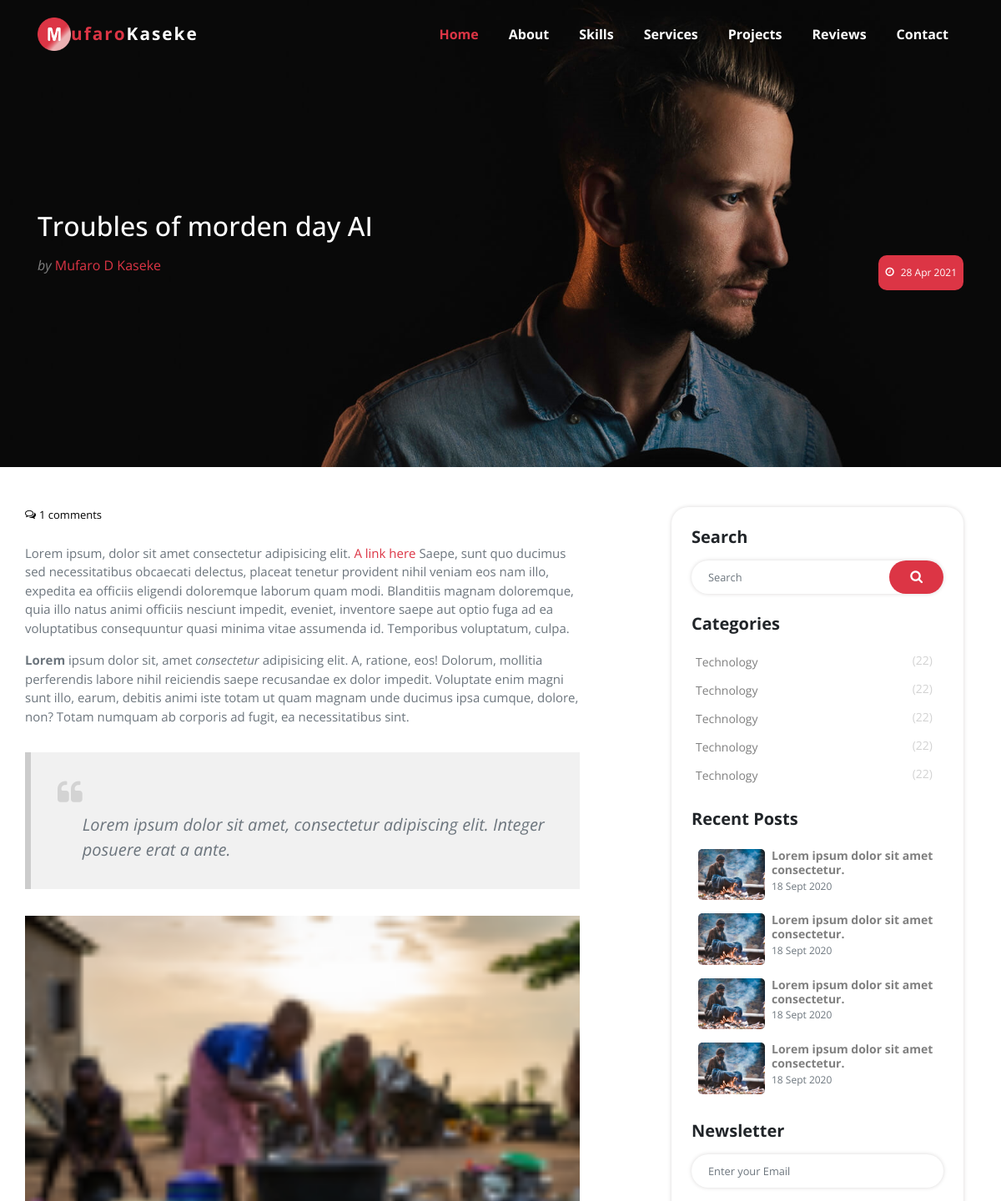
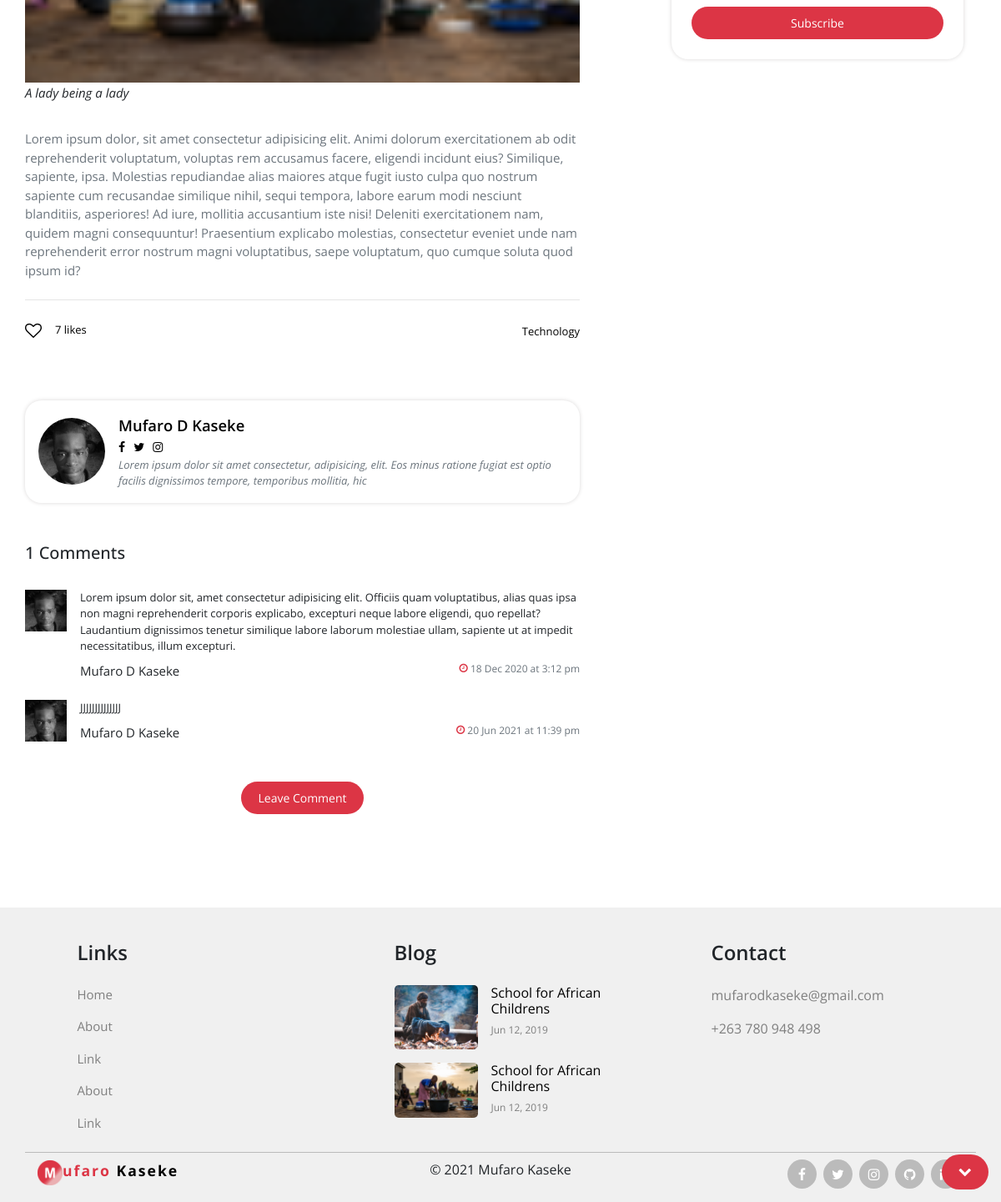
Screenshot of /blog/post.php?id=post-6089f22cb239a with the database file from the repository (2 pictures, top to bottom).
### tables this page shows
CREATE TABLE `blog_posts` (
  `ID` int(11) NOT NULL,
  `post_id` varchar(255) NOT NULL,
  `post_title` varchar(255) NOT NULL,
  `post_summary` varchar(255) NOT NULL,
  `post_author` varchar(255) NOT NULL,
  `post_content` varchar(10000) NOT NULL,
  `post_likes` int(11) NOT NULL DEFAULT '0',
  `post_categories` varchar(255) NOT NULL,
  `post_pic` varchar(255) NOT NULL,
  `post_cmnts` int(255) NOT NULL,
  `post_date` datetime DEFAULT CURRENT_TIMESTAMP
);

CREATE TABLE `blog_authors` (
  `ID` int(11) NOT NULL,
  `author_id` varchar(255) NOT NULL,
  `author_name` varchar(255) NOT NULL,
  `author_pic` varchar(255) NOT NULL,
  `author_bio` varchar(255) NOT NULL,
  `author_fb` varchar(255) NOT NULL,
  `author_twitter` varchar(255) NOT NULL,
  `author_instagram` varchar(255) NOT NULL,
  `entry_date` datetime NOT NULL DEFAULT CURRENT_TIMESTAMP
);

CREATE TABLE `blog_comments` (
  `ID` int(11) NOT NULL,
  `cmnt_id` varchar(255) NOT NULL,
  `cmnt_post_id` varchar(255) NOT NULL,
  `cmnt_author` varchar(255) NOT NULL,
  `cmnt_email` varchar(255) NOT NULL,
  `cmnt_content` varchar(255) NOT NULL,
  `cmnt_pic` varchar(255) NOT NULL,
  `cmnt_date` datetime NOT NULL DEFAULT CURRENT_TIMESTAMP
);

### blog/post.php (the view, shortened to what the rows shown need)
<?php
require "includes/blog_functions.php";
if (isset($_GET['id'])) {
  $post_id = $_GET['id'];
  $post = getSinglePost($conn ,$post_id);
} else {
}
?>
<!DOCTYPE html>
<html lang="en">
<head>
    <link rel="stylesheet" type="text/css" href="../lib/bootstrap/bootstrap.min.css">
    <link rel="stylesheet" type="text/css" href="../lib/icomoon/icomoon.css">
    <link rel="stylesheet" type="text/css" href="../lib/animate/animate.css">
    <link rel="stylesheet" type="text/css" href="../css/style.css">
    <link rel="stylesheet" type="text/css" href="../css/blog.css">
    <link rel="stylesheet" type="text/css" href="../css/responsive.css">
  </head>
  <body id="blog-full-page" data-spy="scroll" data-target="#mainNav">
    <main>
    <section class="breadcrumbs" style="background-image: url('./img/<?php echo $post['post_pic'];?>');">
      <div class="container">
        <div class="row flex-column justify-content-center">
          <nav aria-label="breadcrumb">
            <h2><?php echo $post['post_title'];?></h2>
            <a href="#" class="author"><i>by </i><?php echo $post['post_author'];?></a>
            <span class="date"><i class="icon-clock-o mr-2"></i><?php echo formatDate($post['post_date']);?></span>
          </nav>
        </div>
      </div>
    </section>
    <section class="blog">
      <div class="container">
        <div class="row justify-content-between">
          <div class="col-lg-7 blog-entries">
            <article id="<?php echo $post['post_id'];?>" class="card single-entry panel post">
              <div class="card-body pt-0">
                <div class="post-info">
                  <a href="" class="comments"><i class="icon-comments-o"></i><?php echo $post['post_cmnts'];?> comments</a>
                </div>
                <div class="post-body">
                  <?php
                    echo $post['post_content'];
                  ?>
                </div>
                <ul class="nav justify-content-between">
                  <li>
                    <a href="" like-action="<?php
                    if(postIsLiked($post_id)) {
                      echo "unlike";
                    } else {
                      echo "like";
                    }
                    ?>" class="post-likes <?php if(postIsLiked($post_id)) echo "liked";?> d-flex align-items-center">
                      <i class="<?php
                      if(postIsLiked($post_id)) {
                        echo "icon-heart";
                      } else {
                        echo "icon-heart-o";
                      }
                      ?> mr-3"></i><?php
                      if(postIsLiked($post_id)) {
                        echo($post['post_likes'] - 1);
                      } else {
                        echo $post['post_likes'];
                      }?> likes<span> and you.</span>
                    </a>
                  </li>
                </ul>
              </div>
            </article>
            <?php
            $author = getAuthor($conn ,$post['post_author']);
            ?>
            <div class="post-author d-flex panel">
              <img src="<?php echo $author['author_pic'];?>" alt="">
              <div class="author-info">
                <a href="#" class="author-name"><?php echo $author['author_name'];?></a>
                <ul class="nav author-social">
                  <li>
                  </li>
                  <li>
                  </li>
                  <li>
                  </li>
                </ul>
                <p class="text-muted author-bio mb-0"><?php echo $author['author_bio'];?></p>
              </div>
            </div>
            <div class="post-comments">
              <div>
                <h5><?php echo $post['post_cmnts'];?> Comments</h5>
              </div>
              <ul class="nav flex-column">
                <?php
                  $comments = getComments($conn ,$post_id);
                  if (empty($comments) !== true && $post['post_cmnts'] !== 0) {
                    foreach ($comments as $comment) {
                    ?><li class="single-comment d-flex">
                        <img src="../img/mufaro-2.jpg" alt="">
                        <div class="comment-info">
                          <p class="comment-content"><?php echo $comment['cmnt_content'];?></p>
                          <div class="d-flex justify-content-between">
                            <span class="comment-author"><?php echo $comment['cmnt_author'];?></span>
                          <span class="comment-date">
                            <i class="icon-clock-o"></i>
                            <?php echo formatDate($comment['cmnt_date']) . ' at ' . formatTime($comment['cmnt_date']);?></span>
                          </div>
                        </div>
                      </li>
              <?php }
                  } else {
                    ?><p class="text-center text-muted py-2">No Comments Yet</p>
           <?php  } ?>
              </ul>
            </div>
          </div>
        </div>
      </div>
    </section>
    <footer class="footer pt-4 pb-2">
      <div class="container">
      </div>
    </footer>
    </main>
</body>
</html>

### rows the page displays
blog_posts: post_pic (picture), post_title "Troubles of morden day AI", post_author "Mufaro D Kaseke", post_date "28 Apr 2021", post_cmnts "1", post_content "Lorem ipsum, dolor sit amet consectetur adipisicing elit. A link here Saepe, sunt quo ducimus sed necessitatibus obcaecati delectus, placeat tenetur provident nihil veniam eos nam illo, expedita ea officiis eligendi doloremque laborum quam modi. Blanditiis magnam doloremque, quia illo natus animi officiis nesciunt impedit, eveniet, inventore saepe aut optio fuga ad ea voluptatibus consequuntur quasi minima vitae assumenda id. Temporibus voluptatum, culpa. Lorem ipsum dolor sit, amet consectetur adipisicing elit. A, ratione, eos! Dolorum, mollitia perferendis labore nihil reiciendis saepe recusandae ex dolor impedit. Voluptate enim magni sunt illo, earum, debitis animi iste totam ut quam…", post_content (picture), post_likes "7"
blog_authors: author_pic (picture), author_name "Mufaro D Kaseke", author_bio "Lorem ipsum dolor sit amet consectetur, adipisicing, elit. Eos minus ratione fugiat est optio facilis dignissimos tempore, temporibus mollitia, hic"
blog_comments: cmnt_content "JJJJJJJJJJJJJJ", cmnt_author "Mufaro D Kaseke", cmnt_date "20 Jun 2021", cmnt_date "11:39 pm"
